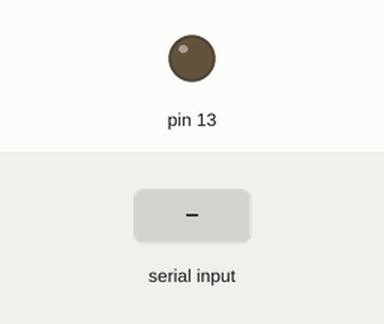
Recording of a sketch running on a simulated Arduino Uno, built with avr-gcc and run on an emulated ATmega328P. Parts: output pins drawn as LEDs (lit = HIGH). The inputs (shaded band) are chosen by the test bench.

Above: at 1.2 s.
1.3 s: "a" received over Serial
At 4.3 s:
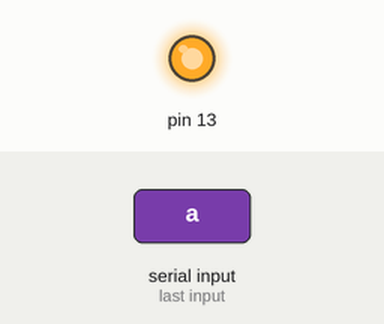
Timing chart, 0 to 6.0 s (numbered marks = the images above; inputs shaded):
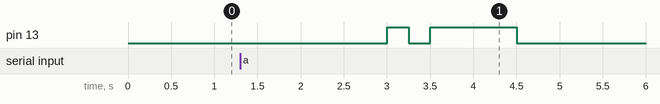

The sketch:

Morse.ino
```cpp
#include "Morse.h"

Morse morse(13);

void setup()
{
   Serial.begin(9600);//设通信波特率是9600
}

void loop()
{
  while (Serial.available() > 0)
  {
    switch(char i=char(Serial.read()))
    {
      case'a':{morse.dot();morse.dash();delay(3000);}
      break;
      case'b':{morse.dash();morse.dot();morse.dot();morse.dot();delay(3000);}
      break;
      case'c':{morse.dash();morse.dot();morse.dash();morse.dot();delay(3000);}
      break;
      case'd':{morse.dash();morse.dot();morse.dot();delay(3000);}
      break;
      case'e':{morse.dot();delay(3000);}
      break;
      case'f':{morse.dot();morse.dot();morse.dash();morse.dot();delay(3000);}
      break;
      case'g':{morse.dash();morse.dash();morse.dot();delay(3000);}
      break;
      case'h':{morse.dot();morse.dot();morse.dot();morse.dot();delay(3000);}
      break;
      case'i':{morse.dot();morse.dot();delay(3000);}
      break;
      case'j':{morse.dot();morse.dash();morse.dash();morse.dash();delay(3000);}
      break;
      case'k':{morse.dash();morse.dot();morse.dash();delay(3000);}
      break;
      case'l':{morse.dot();morse.dash();morse.dot();morse.dot();delay(3000);}
      break;
      case'm':{morse.dash();morse.dash();delay(3000);}
      break;
      case'n':{morse.dash();morse.dot();delay(3000);}
      break;
      case'o':{morse.dash();morse.dash();morse.dash();delay(3000);}
      break;
      case'p':{morse.dot();morse.dash();morse.dash();morse.dot();delay(3000);}
      break;
      case'q':{morse.dash();morse.dash();morse.dot();morse.dash();delay(3000);}
      break;
      case'r':{morse.dot();morse.dash();morse.dot();delay(3000);}
      break;
      case's':{morse.dot();morse.dot();morse.dot();delay(3000);}
      break;
      case't':{morse.dash();delay(3000);}
      break;
      case'u':{morse.dot();morse.dot();morse.dash();delay(3000);}
      break;
      case'v':{morse.dot();morse.dot();morse.dot();morse.dash();delay(3000);}
      break;
      case'w':{morse.dot();morse.dash();morse.dash();delay(3000);}
      break;
      case'x':{morse.dash();morse.dot();morse.dot();morse.dash();delay(3000);}
      break;
      case'y':{morse.dash();morse.dot();morse.dash();morse.dash();delay(3000);}
      break;
      case'z':{morse.dash();morse.dash();morse.dot();morse.dot();delay(3000);}
      break;
      case' ':{delay(7000);}
      break;    //空格
      default:{delay(10000);}
      break;   //回车
     }
       }
    delay(3000);
}
```

Morse.cpp
```cpp
#include "Arduino.h"
#include "Morse.h"

Morse::Morse(int pin)
{
	pinMode(pin,OUTPUT);
	_pin=pin;
}

void Morse::dot()
{
	digitalWrite(_pin,HIGH);
	delay(250);
	digitalWrite(_pin,LOW);
	delay(250);
}

void Morse::dash()
{
	digitalWrite(_pin,HIGH);
	delay(1000);
	digitalWrite(_pin,LOW);
	delay(250);
}
```

Morse.h
```cpp
#ifndef _MORSE_H
#define _MORSE_H
class Morse
{
  public:
    Morse(int pin);
    void dot();
    void dash();
  private:
    int _pin;
};
#endif /*_MORSE_H*/
```

Measured:
- after the input at 1.3 s, pin 13: LOW → HIGH after 1.7 s, → LOW 0.25 s later, → HIGH 0.25 s later, → LOW 1.0 s later
